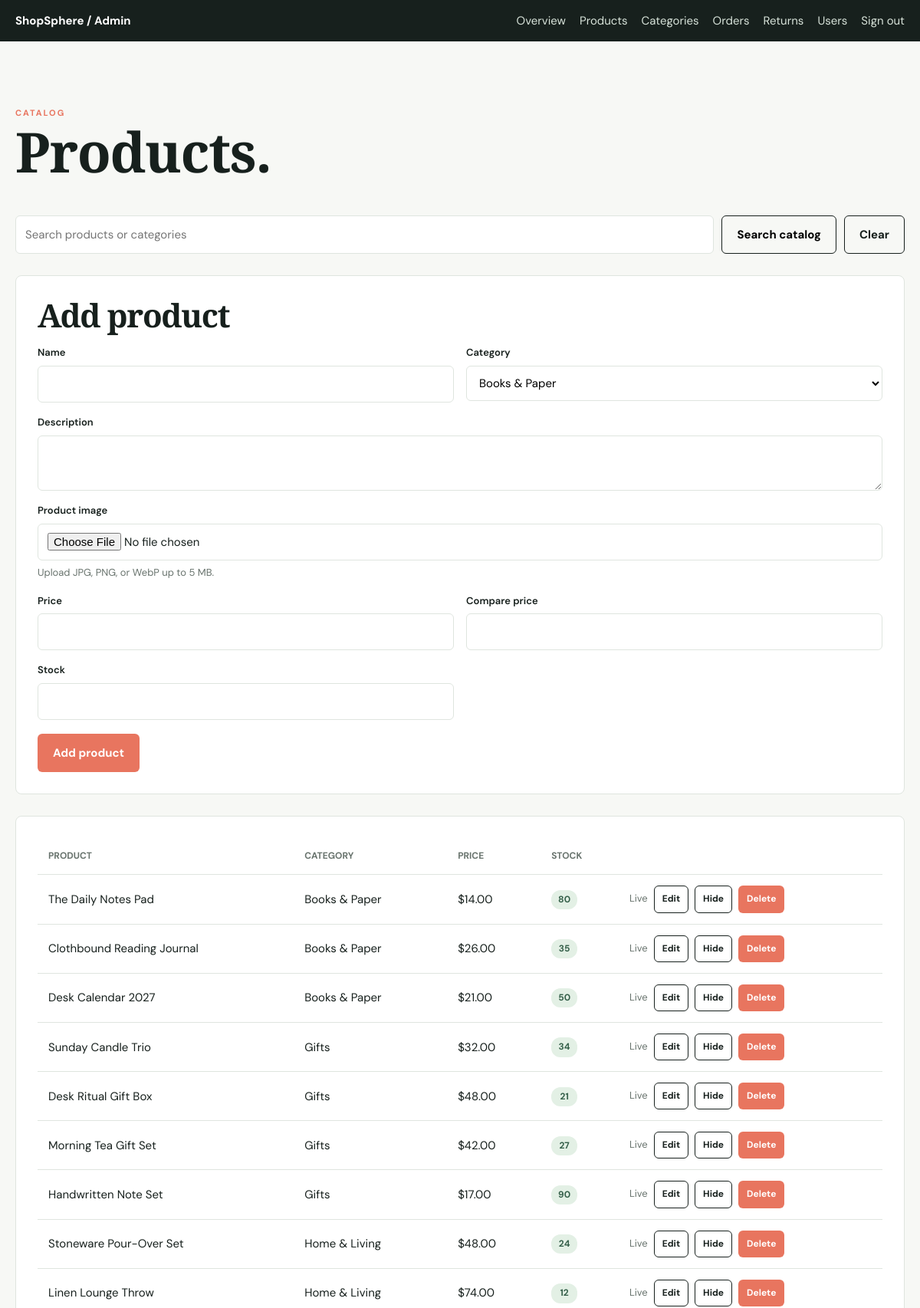
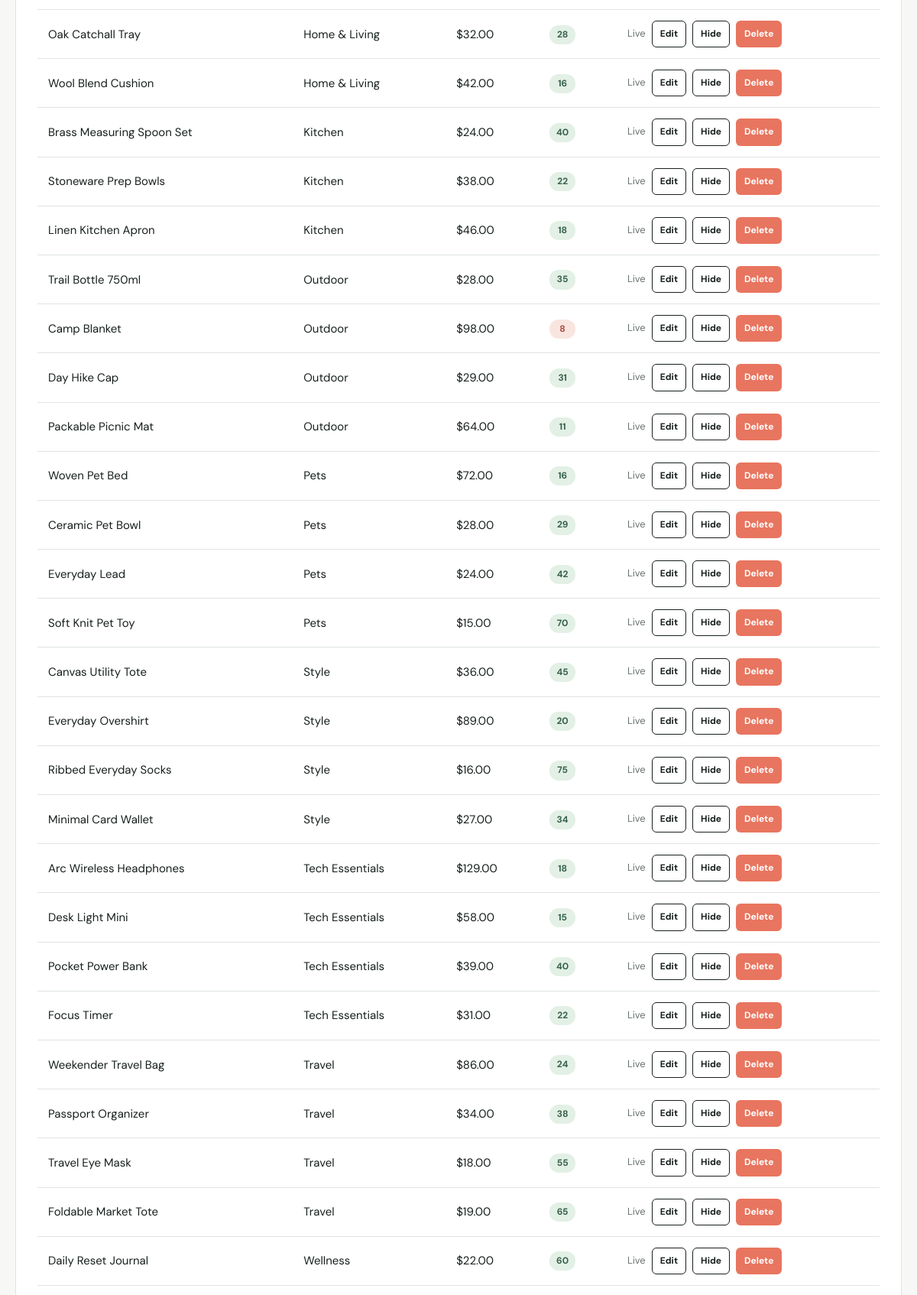
Screenshot of /admin/products.php (signed in, upper part) with the database file from the repository (2 pictures, top to bottom).
### tables this page shows
CREATE TABLE products (id INT UNSIGNED AUTO_INCREMENT PRIMARY KEY, category_id INT UNSIGNED NOT NULL, brand_id INT UNSIGNED NULL, name VARCHAR(180) NOT NULL, slug VARCHAR(200) NOT NULL UNIQUE, description TEXT NOT NULL, specifications JSON NULL, image_url VARCHAR(500) NOT NULL, price DECIMAL(10,2) NOT NULL, compare_price DECIMAL(10,2) NULL, stock INT NOT NULL DEFAULT 0, rating DECIMAL(2,1) NOT NULL DEFAULT 4.5, sold_count INT NOT NULL DEFAULT 0, is_active TINYINT(1) NOT NULL DEFAULT 1, created_at TIMESTAMP DEFAULT CURRENT_TIMESTAMP, FOREIGN KEY(category_id) REFERENCES categories(id), FOREIGN KEY(brand_id) REFERENCES brands(id), INDEX(category_id), INDEX(price));

CREATE TABLE categories (id INT UNSIGNED AUTO_INCREMENT PRIMARY KEY, name VARCHAR(80) NOT NULL UNIQUE, slug VARCHAR(100) NOT NULL UNIQUE, description VARCHAR(255));

### includes/functions.php (called while the page is built, shortened)
<?php
require_once __DIR__ . '/../config/database.php';
function e(?string $value): string
{
    return htmlspecialchars($value ?? '', ENT_QUOTES, 'UTF-8');
}
function get_flashes(): array
{
    $items = $_SESSION['flash'] ?? [];
    return $items;
}
function categories(): array
{
    return db()->query('SELECT * FROM categories ORDER BY name')->fetchAll();
}

### config/database.php (called while the page is built, shortened)
<?php
function db(): PDO
{
    static $connection;
    if (!$connection) {
        $connection = new PDO(
            'mysql:host=' . DB_HOST . ';dbname=' . DB_NAME . ';charset=utf8mb4',
            DB_USER,
            DB_PASS,
            [
                PDO::ATTR_ERRMODE => PDO::ERRMODE_EXCEPTION,
                PDO::ATTR_DEFAULT_FETCH_MODE => PDO::FETCH_ASSOC,
                PDO::ATTR_EMULATE_PREPARES => false,
            ]
        );
    }
    return $connection;
}

### admin/products.php (the view, shortened to what this page needs)
<?php require '../includes/functions.php';
$search = trim($_GET['q'] ?? '');
$stmt = db()->prepare('SELECT p.*,c.name category_name FROM products p JOIN categories c ON c.id=p.category_id WHERE p.name LIKE ? OR c.name LIKE ? ORDER BY p.created_at DESC');
$term = '%' . $search . '%';
$stmt->execute([$term, $term]);
$items = $stmt->fetchAll();
$cats = categories();
$editProduct = null;
require '../includes/header.php'; ?><div class="admin-nav">
    <div class="container"><strong>ShopSphere / Admin</strong>
        <nav><a href="index.php">Overview</a><a href="products.php">Products</a><a href="categories.php">Categories</a><a href="orders.php">Orders</a><a href="returns.php">Returns</a><a href="users.php">Users</a><a href="logout.php">Sign out</a></nav>
    </div>
</div>
<section class="section">
    <div class="container">
        <div class="section-head">
            <div><span class="eyebrow">Catalog</span>
                <h1>Products.</h1>
            </div>
        </div>
        <form class="filters" method="get"><input name="q" placeholder="Search products or categories" value="<?= e($search) ?>"><button class="button button-outline">Search catalog</button><a class="button button-outline" href="products.php">Clear</a></form>
        <form method="post" enctype="multipart/form-data" class="form-panel" style="margin-bottom:28px">
            <h2><?= $editProduct ? 'Edit product' : 'Add product' ?></h2>
            <div class="form-grid">
                <div class="field"><label>Name</label><input name="name" required value="<?= e($editProduct['name'] ?? '') ?>"></div>
                <div class="field"><label>Category</label><select name="category_id"><?php foreach ($cats as $cat): ?><option value="<?= $cat['id'] ?>" <?= ($editProduct['category_id'] ?? '') == $cat['id'] ? 'selected' : '' ?>><?= e($cat['name']) ?></option><?php endforeach; ?></select></div>
                <div class="field full"><label>Description</label><textarea name="description" required><?= e($editProduct['description'] ?? '') ?></textarea></div>
                <div class="field full"><label>Product image</label><input type="file" name="image" accept="image/jpeg,image/png,image/webp" <?= $editProduct ? '' : 'required' ?>><small class="product-meta">Upload JPG, PNG, or WebP up to 5 MB.<?= $editProduct ? ' Leave empty to keep the current image.' : '' ?></small></div>
                <div class="field"><label>Price</label><input type="number" step=".01" name="price" required value="<?= e((string)($editProduct['price'] ?? '')) ?>"></div>
                <div class="field"><label>Compare price</label><input type="number" step=".01" name="compare_price" value="<?= e((string)($editProduct['compare_price'] ?? '')) ?>"></div>
                <div class="field"><label>Stock</label><input type="number" name="stock" required value="<?= e((string)($editProduct['stock'] ?? '')) ?>"></div>
            </div><button class="button button-coral" style="margin-top:18px"><?= $editProduct ? 'Save product' : 'Add product' ?></button>
        </form>
        <div class="form-panel responsive-table">
            <table class="data-table">
                <thead>
                    <tr>
                        <th>Product</th>
                        <th>Category</th>
                        <th>Price</th>
                        <th>Stock</th>
                        <th></th>
                    </tr>
                </thead>
                <tbody><?php foreach ($items as $item): ?><tr>
                            <td><?= e($item['name']) ?></td>
                            <td><?= e($item['category_name']) ?></td>
                            <td>$<?= number_format($item['price'], 2) ?></td>
                            <td><span class="stock-pill <?= $item['stock'] < 10 ? 'low' : '' ?>"><?= $item['stock'] ?></span></td>
                            <td><span class="product-meta"><?= $item['is_active'] ? 'Live' : 'Hidden' ?></span> <a class="button button-outline admin-action" href="products.php?edit=<?= $item['id'] ?>">Edit</a> <a class="button button-outline admin-action" href="products.php?toggle=<?= $item['id'] ?>"><?= $item['is_active'] ? 'Hide' : 'Show' ?></a> <a class="button button-coral admin-action" data-confirm="Delete this product?" href="products.php?delete=<?= $item['id'] ?>">Delete</a></td>
                        </tr><?php endforeach; ?></tbody>
            </table>
        </div>
    </div>
</section><?php require '../includes/footer.php'; ?>

### assets/css/style.css (style rules this page uses)
.stock-pill { display: inline-block; min-width: 34px; padding: 3px 8px; border-radius: 12px; background: #e3f0e5; color: var(--green); text-align: center; font-size: 12px; font-weight: 700; }
.stock-pill.low { background: #f9e5df; color: #a54e42; }
:root { --ink: #17201d; --muted: #68736d; --paper: #f7f8f5; --white: #fff; --line: #dfe5df; --sage: #dce8df; --green: #35604a; --coral: #e8755f; --gold: #d5a952; --shadow: 0 18px 50px rgba(23, 32, 29, 0.09); }
* { box-sizing: border-box; }
html { scroll-behavior: smooth; }
body { margin: 0; background: var(--paper); color: var(--ink); font: 15px "DM Sans", sans-serif; line-height: 1.6; }
a { color: inherit; text-decoration: none; }
button, input, select, textarea { font: inherit; }
button { cursor: pointer; }
.container { width: min(1160px, calc(100% - 40px)); margin: auto; }
.eyebrow { text-transform: uppercase; letter-spacing: 2px; font-size: 11px; font-weight: 700; color: var(--coral); }
h1, h2, h3 { line-height: 1.1; margin: 0 0 16px; letter-spacing: -1.4px; }
h1, h2 { font-family: "Playfair Display", Georgia, serif; }
h1 { font-size: clamp(45px, 6vw, 76px); max-width: 650px; }
h2 { font-size: 42px; }
.button { display: inline-flex; align-items: center; justify-content: center; border: 1px solid transparent; border-radius: 6px; padding: 12px 19px; font-weight: 700; transition: 0.2s; gap: 8px; }
.button-coral { background: var(--coral); color: white; }
.button-outline { background: transparent; border-color: var(--ink); }
.section { padding: 80px 0; }
.section-head { display: flex; justify-content: space-between; align-items: end; margin-bottom: 28px; }
.product-meta { color: var(--muted); font-size: 13px; }
.filters { display: flex; gap: 10px; flex-wrap: wrap; margin: 28px 0; }
.filters input, .filters select, .field input, .field select, .field textarea { border: 1px solid var(--line); background: white; border-radius: 6px; padding: 11px 12px; outline-color: var(--coral); }
.filters input { flex: 1; min-width: 180px; }
.form-panel, .summary, .table-wrap { background: white; border: 1px solid var(--line); border-radius: 8px; padding: 28px; }
.form-grid { display: grid; grid-template-columns: 1fr 1fr; gap: 16px; }
.field { display: flex; flex-direction: column; gap: 6px; }
.field.full { grid-column: 1/-1; }
.field label { font-weight: 600; font-size: 13px; }
.field input, .field textarea, .field select { width: 100%; }
.admin-nav { background: var(--ink); color: #fff; padding: 15px 0; }
.admin-nav .container { display: flex; justify-content: space-between; align-items: center; }
.admin-nav a { margin-left: 18px; color: #d8e3da; }
.responsive-table { overflow: auto; }
.data-table { width: 100%; border-collapse: collapse; }
.data-table th, .data-table td { text-align: left; padding: 14px; border-bottom: 1px solid var(--line); white-space: nowrap; }
.data-table th { color: var(--muted); font-size: 12px; text-transform: uppercase; }
.admin-action { padding: 7px 10px; font-size: 12px; margin-left: 4px; }

### rows the page displays
products: name "The Daily Notes Pad", category.name "Books & Paper", price "14.00", stock "80", is_active "Live"
products: name "Clothbound Reading Journal", category.name "Books & Paper", price "26.00", stock "35", is_active "Live"
products: name "Desk Calendar 2027", category.name "Books & Paper", price "21.00", stock "50", is_active "Live"
products: name "Sunday Candle Trio", category.name "Gifts", price "32.00", stock "34", is_active "Live"
products: name "Desk Ritual Gift Box", category.name "Gifts", price "48.00", stock "21", is_active "Live"
products: name "Morning Tea Gift Set", category.name "Gifts", price "42.00", stock "27", is_active "Live"
products: name "Handwritten Note Set", category.name "Gifts", price "17.00", stock "90", is_active "Live"
products: name "Stoneware Pour-Over Set", category.name "Home & Living", price "48.00", stock "24", is_active "Live"
products: name "Linen Lounge Throw", category.name "Home & Living", price "74.00", stock "12", is_active "Live"
products: name "Oak Catchall Tray", category.name "Home & Living", price "32.00", stock "28", is_active "Live"
products: name "Wool Blend Cushion", category.name "Home & Living", price "42.00", stock "16", is_active "Live"
products: name "Brass Measuring Spoon Set", category.name "Kitchen", price "24.00", stock "40", is_active "Live"
products: name "Stoneware Prep Bowls", category.name "Kitchen", price "38.00", stock "22", is_active "Live"
products: name "Linen Kitchen Apron", category.name "Kitchen", price "46.00", stock "18", is_active "Live"
products: name "Trail Bottle 750ml", category.name "Outdoor", price "28.00", stock "35", is_active "Live"
products: name "Camp Blanket", category.name "Outdoor", price "98.00", stock "8", is_active "Live"
products: name "Day Hike Cap", category.name "Outdoor", price "29.00", stock "31", is_active "Live"
products: name "Packable Picnic Mat", category.name "Outdoor", price "64.00", stock "11", is_active "Live"
products: name "Woven Pet Bed", category.name "Pets", price "72.00", stock "16", is_active "Live"
products: name "Ceramic Pet Bowl", category.name "Pets", price "28.00", stock "29", is_active "Live"
products: name "Everyday Lead", category.name "Pets", price "24.00", stock "42", is_active "Live"
products: name "Soft Knit Pet Toy", category.name "Pets", price "15.00", stock "70", is_active "Live"
products: name "Canvas Utility Tote", category.name "Style", price "36.00", stock "45", is_active "Live"
products: name "Everyday Overshirt", category.name "Style", price "89.00", stock "20", is_active "Live"
products: name "Ribbed Everyday Socks", category.name "Style", price "16.00", stock "75", is_active "Live"
products: name "Minimal Card Wallet", category.name "Style", price "27.00", stock "34", is_active "Live"
products: name "Arc Wireless Headphones", category.name "Tech Essentials", price "129.00", stock "18", is_active "Live"
products: name "Desk Light Mini", category.name "Tech Essentials", price "58.00", stock "15", is_active "Live"
products: name "Pocket Power Bank", category.name "Tech Essentials", price "39.00", stock "40", is_active "Live"
products: name "Focus Timer", category.name "Tech Essentials", price "31.00", stock "22", is_active "Live"
products: name "Weekender Travel Bag", category.name "Travel", price "86.00", stock "24", is_active "Live"
products: name "Passport Organizer", category.name "Travel", price "34.00", stock "38", is_active "Live"
products: name "Travel Eye Mask", category.name "Travel", price "18.00", stock "55", is_active "Live"
products: name "Foldable Market Tote", category.name "Travel", price "19.00", stock "65", is_active "Live"
products: name "Daily Reset Journal", category.name "Wellness", price "22.00", stock "60", is_active "Live"

### other values shown
form field category_id "Books & Paper"
